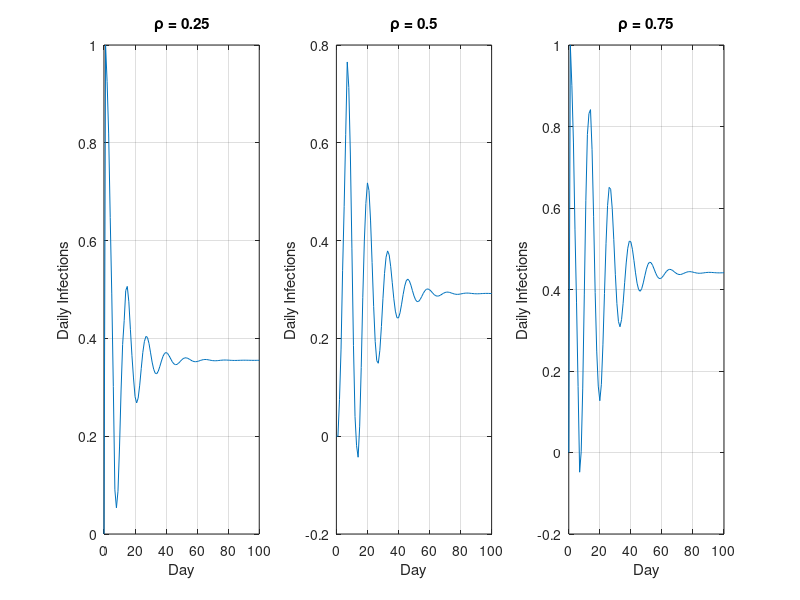

The MATLAB source for this figure:
%{
syms y(n) z
assume(n>=0 & in(n,"integer"))
f = y(n) - (2* y(n-1))- dirac(n)
fZT = ztrans(f,n,z)
syms pZT
fZT = subs(fZT,ztrans(y(n),n,z),pZT)
pZT = solve(fZT,pZT)
pSol = iztrans(pZT,z,n);
pSol = simplify(pSol)
pSol = subs(pSol,[y(0) y(1)],[1 2])

%{
nValues = 1:10;
pSolValues = subs(pSol,n,nValues);
pSolValues = double(pSolValues);
pSolValues = real(pSolValues);
stem(nValues,pSolValues)
title("COVID-19")
xlabel("Years (n)")
ylabel("Population p(n)")
grid on
%}
%}
%{
syms y(n) z

assume(n>=0 & in(n,"integer"))
Ro =1
num= [1]
den = [1 -Ro]
H = tf(num,den,1)
pzplot(H)
syms pZT
fZT = subs(fZT,H,pZT)
pZT = solve(fZT,pZT)
pSol = iztrans(pZT,z,n);
pSol = simplify(pSol)
pSol = subs(pSol,[y(0) y(1)],[1 2])
%%
r0 = [1,2,3,4]
b = 1;
for i=1:length(r0)
    a = [1,-r0(i)];
    for n=0:4
        infections = r0(i)^n
    end
    figure
    zplane(b,a)
    int2str(i);
    title("R0 = ",i)
end
%}
%{
% Transfer Function
R0 = 2.5; % Example R0 value
numerator = [1, 0];
denominator = [1, -R0];

H1 = tf(numerator, denominator,1)

% Pole-Zero Plot
pzmap(H1);
%{
r0 = [1,2,3]
b = 1;
for i=1:length(r0)
    a = [1,-r0(i)];
    for n=0:3
        infections = r0(i)^n
    end
    figure
    
    zplane(b,a)
    int2str(i);
    title("R0 = ",i)
end
%}

%2
syms a s
F = (s/((s-R0)));
f = ilaplace(F)
t= linspace(0,20);
f1 = (5*exp((5*t)/2))/2 + dirac(t);
figure
plot(f1)
% Initialize variables
n = 20; % Number of days
y = zeros(1, n);
y(1) = 1; % Assuming initial infection on day 1

% Iterate to find daily infections
for k = 2:n
    y(k) = 1 + R0 * y(k - 1);
end

% Display the results
%disp(y);

%3
threshold = 1e6; % 1 million
days_to_reach_threshold = ceil(log(threshold) / log(R0)) + 1;

disp(['It takes approximately ', num2str(days_to_reach_threshold), ' days to reach 1 million new daily infections.']);

%4
% one-point method
Y = 34285612;
dt = 365*1.5;
R01 = log(Y)/(548)

%linear-regression


%5
% Initialize variables
n = 20; % Number of days
y = zeros(1, n);
y(1) = 1; % Assuming initial infection on day 1

% Calculate new daily infections
for k = 2:n
    y(k) = 1 + R0 * y(k - 1);
end

% Plot new daily infections
figure;
subplot(2, 1, 1);
plot(1:n, y, 'bo-');
xlabel('Day');
ylabel('New Daily Infections');
title('New Daily Infections with R0 = 2.5');

% Integrate to calculate total infections
total_infections = cumsum(y);

% Plot total infections
subplot(2, 1, 2);
plot(1:n, total_infections, 'ro-');
xlabel('Day');
ylabel('Total Infections');
title('Total Infections with R0 = 2.5');
%}
%%
%{
% Initialize variables
n_max = 100; % Number of days
M = 12; % given limit
x = zeros(1, n_max+1);
y = zeros(1, n_max+1);
numerator = [1]; % coefficients
x(1) = 1; % initial infection
syms s 
ak = [-0.1,-0.1,-0.1,-0.15,-0.2,-0.25,-0.42,-0.34,-0.26,-0.25,-0.15,-0.1,1]; 
H1 = tf(numerator, ak)
F =  (-1)/(0.1*(s^12) + 0.1*(s^11) + 0.1*(s^10) + 0.15*(s^9) + 0.2*(s^8) + 0.25*(s^7) + 0.42*(s^6) + 0.34*(s^5) + 0.26*(s^4) + 0.25*(s^3)+ 0.15*(s^2)+ 0.1*(s) - 1);                                                                                                                   
f = ilaplace(F)
pzmap(H1);
% Calculate new daily infections
for n = 1:n_max
    for k = 1:M
        if n - k > 0
            y(n + 1) = y(n + 1) + ak(k) * y(n - k + 1);
        end
    end
    y(n + 1) = 1 - y(n + 1);
end

% Plot the daily infections
figure;
plot(0:n_max, y);
title('Daily Infections Over Time');
xlabel('Day');
ylabel('Daily Infections');
grid on;
figure;

% Integrate to calculate total infections
total_infections = cumsum(y);

% Plot total infections
plot(0:n_max, total_infections, 'ro-');
xlabel('Day');
ylabel('Total Infections');
title('Total Infections with R0 = 2.5');

%2
%first order was exponential while multiorder was a linear graph
% it never reaches 1 million
%}
%%
% Define the coefficients and parameters
M = 12;
ak = [0.1, 0.15, 0.25, 0.26, 0.34, 0.42, 0.25, 0.2, 0.15, 0.1, 0.1, 0.1];
n_max = 100;
rho_values = [0.25, 0.50, 0.75];
total_infections = zeros(length(rho_values), 1);

% Initialize arrays for the input (Kronecker delta) and output (daily infections)
x = zeros(1, n_max + 1);
y = zeros(1, n_max + 1);

% Loop over different ρ values
for rho_idx = 1:length(rho_values)
    rho = rho_values(rho_idx);
    
    % Set the Kronecker delta at day 0
    x(1) = 1;
    
    % Apply the IIR filter with scaled coefficients
    for n = 1:n_max
        for k = 1:M
            if n - k > 0
                y(n + 1) = y(n + 1) + (1 - rho) * ak(k) * y(n - k + 1);
            end
        end
        y(n + 1) = 1 - y(n + 1);
    end
    
    % Calculate the total number of infections for n = 100 days
    total_infections(rho_idx) = sum(y);
    disp('Total Infections for Different ρ Values:');
    disp(total_infections);
    % Plot the daily infections for the current ρ value
    subplot(1, length(rho_values), rho_idx);
    plot(0:n_max, y);
    title(['ρ = ' num2str(rho)]);
    xlabel('Day');
    ylabel('Daily Infections');
    grid on;
end

% Display the total number of infections for each ρ value


%%
%{
% Define parameters
R0 = 1.15;  % Reproduction number
K = 1e6;   % Population size
n_max = 100;  % Number of days

% Initialize arrays for the logistic and first-order models
x_logistic = zeros(1, n_max + 1);
x_first_order = zeros(1, n_max + 1);

% Initialize parameters for derivative calculation
D1_filter = [1, -1];  % First derivative filter coefficients
D2_filter = [1, -2, 1];  % Second derivative filter coefficients

% Apply the logistic model
for n = 0:n_max
    x_logistic(n + 1) = K / (1 + (K * (R0 - 1) - R0) * R0^(-(n + 1)) / (R0 - 1));
end

% Apply the first-order model
M = 12;  % Order of the first-order filter (adjust as needed)
ak = ones(1, M);  % Coefficients for the first-order model
x_first_order(1) = 1;  % Initial condition

for n = 1:n_max
    for k = 1:M
        if n - k > 0
            x_first_order(n + 1) = x_first_order(n + 1) + ak(k) * x_first_order(n - k + 1);
        end
    end
    x_first_order(n + 1) = 1 - x_first_order(n + 1);
end

% Plot the results
figure;
subplot(2, 1, 1);
plot(0:n_max, x_logistic, 'b', 'LineWidth', 2);
hold on;
plot(0:n_max, x_first_order, 'r--', 'LineWidth', 2);
title('Total Infections: Logistic vs. First-Order Model');
legend('Logistic Model', 'First-Order Model');
xlabel('Day');
ylabel('Total Infections');
grid on;

% Calculate first derivative and second derivative
first_derivative = conv(x_logistic, D1_filter, 'valid');
second_derivative = conv(x_logistic, D2_filter, 'valid');

% Find the inflection point
[~, max_derivative_index] = max(first_derivative);
zero_crossing_index = find(diff(sign(second_derivative)) == 2, 1);

disp(['Inflection point (First Derivative Maximum): Day ' num2str(max_derivative_index)]);
disp(['Inflection point (Zero-Crossing of Second Derivative): Day ' num2str(zero_crossing_index)]);
%}